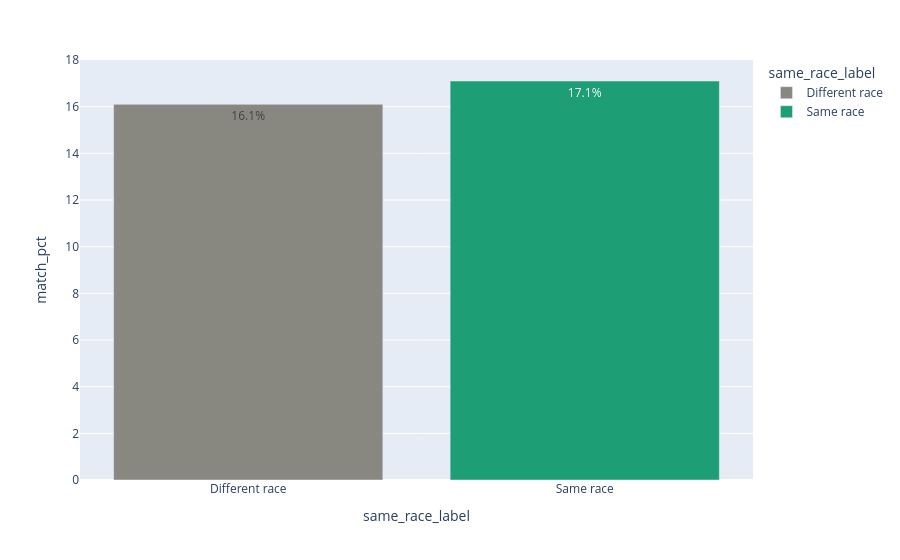

Notebook code for this chart:
### Markdown cell above
### 2.2 Match Rate by Race Pairing

### Code cell
same_race_match = df.groupby('samerace')['match'].mean().reset_index()

same_race_match['same_race_label'] = same_race_match['samerace'].map({0: 'Different race', 1: 'Same race'})
same_race_match['match_pct'] = (same_race_match['match'] * 100).round(1)

fig = px.bar(same_race_match,
             x = 'same_race_label',
             y = 'match_pct',
             text=same_race_match['match_pct'].apply(lambda x: f'{x}%'),
             color='same_race_label',
             color_discrete_map={'Same race': '#1D9E75', 'Different race': '#888780'}

)

fig.show()

### Figure 1 — Plotly figure (JSON) as saved in the notebook; plotly's stock layout.template omitted (floating-point values rounded to 4 significant figures)
{"data": [{"hovertemplate": "same_race_label=%{x}<br>match_pct=%{y}<br>text=%{text}<extra></extra>", "legendgroup": "Different race", "marker": {"color": "#888780", "pattern": {"shape": ""}}, "name": "Different race", "orientation": "v", "showlegend": true, "text": ["16.1%"], "textposition": "auto", "type": "bar", "x": ["Different race"], "xaxis": "x", "y": [16.1], "yaxis": "y"}, {"hovertemplate": "same_race_label=%{x}<br>match_pct=%{y}<br>text=%{text}<extra></extra>", "legendgroup": "Same race", "marker": {"color": "#1D9E75", "pattern": {"shape": ""}}, "name": "Same race", "orientation": "v", "showlegend": true, "text": ["17.1%"], "textposition": "auto", "type": "bar", "x": ["Same race"], "xaxis": "x", "y": [17.1], "yaxis": "y"}], "layout": {"barmode": "relative", "legend": {"title": {"text": "same_race_label"}, "tracegroupgap": 0}, "margin": {"t": 60}, "xaxis": {"anchor": "y", "categoryarray": ["Different race", "Same race"], "categoryorder": "array", "domain": [0, 1], "title": {"text": "same_race_label"}}, "yaxis": {"anchor": "x", "domain": [0, 1], "title": {"text": "match_pct"}}}}
